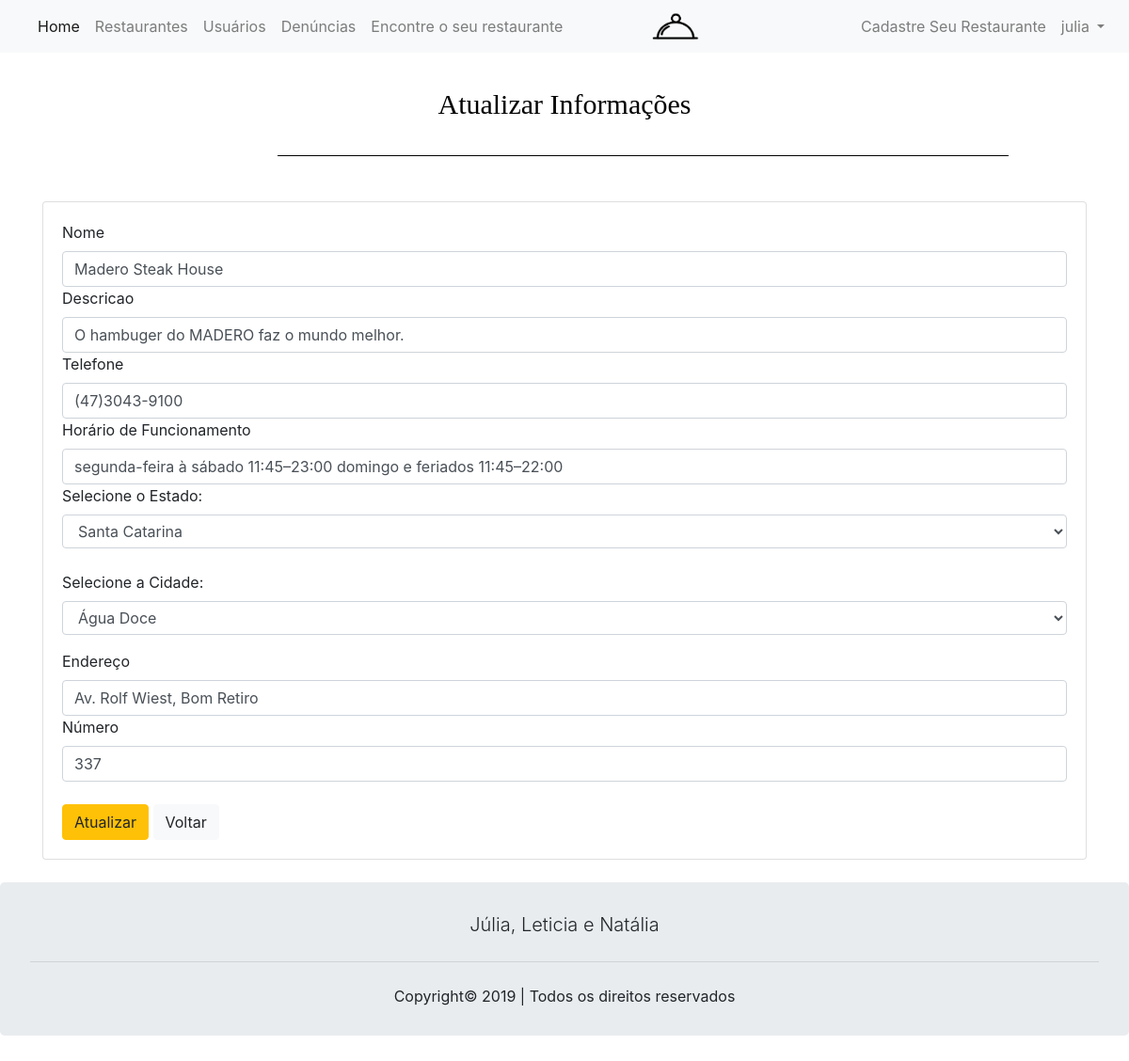
The page /update_restaurante.php?id_rest=1 (signed in) on the database as committed earlier.
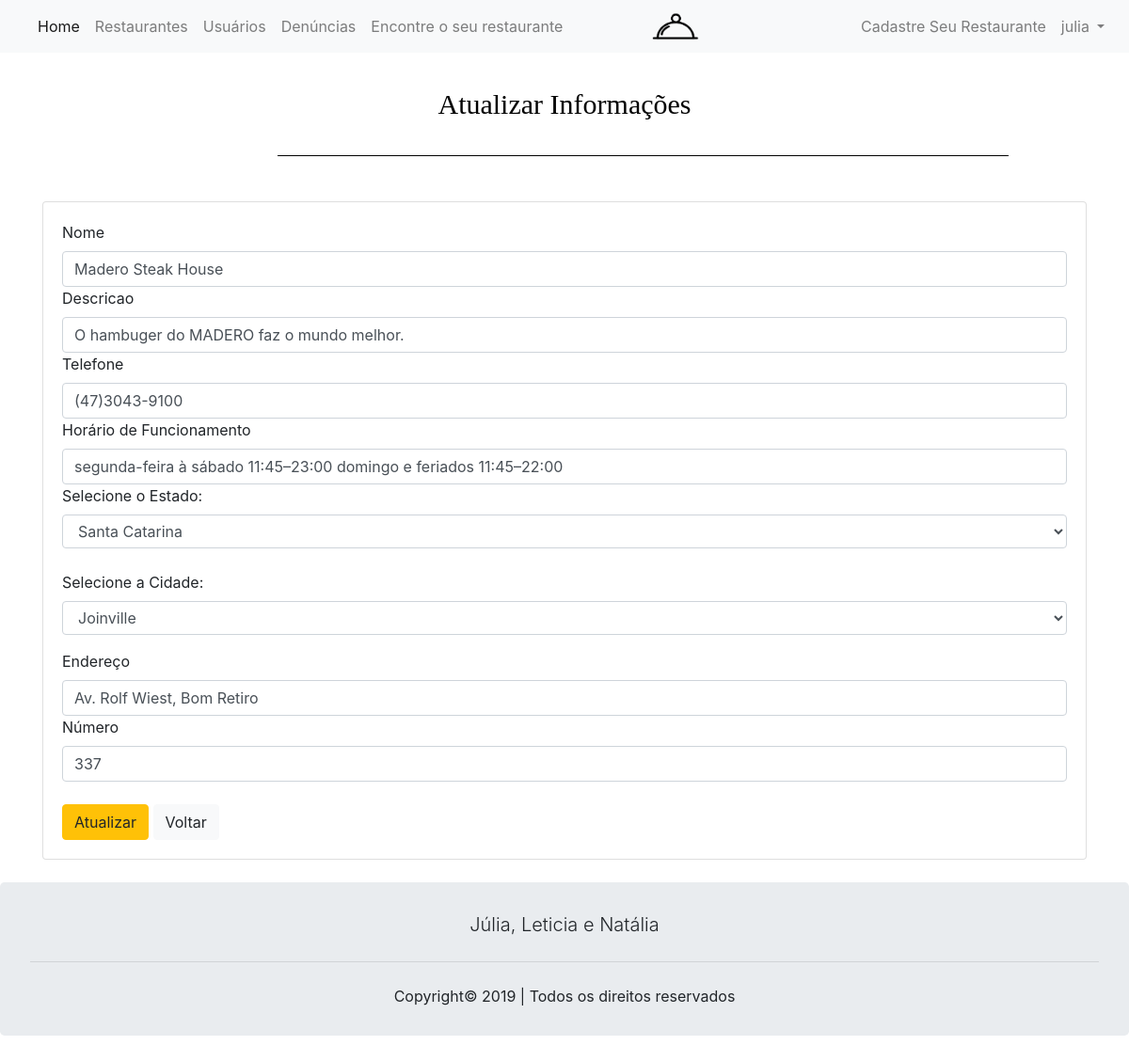
The same page on the database as committed later.
### tables this page shows
CREATE TABLE `restaurante` (
  `id_rest` int(80) NOT NULL,
  `nome` varchar(100) NOT NULL,
  `descricao` varchar(800) NOT NULL,
  `telefone` varchar(255) NOT NULL,
  `horario_funcionamento` char(100) NOT NULL,
  `estado` varchar(2) NOT NULL,
  `preco` varchar(15) NOT NULL,
  `endereco` varchar(100) NOT NULL,
  `numero` int(100) NOT NULL,
  `cidade` varchar(200) NOT NULL,
  `usuario_id_user` int(11) NOT NULL
);

### update_restaurante.php (the view, shortened to what the changed rows need)
<?php
$id_rest = null;
if ( !empty($_GET['id_rest']))
{
  $id_rest = $_REQUEST['id_rest'];
}
if ( !empty($_POST)){
  $nomeErro = null;
  $descricaoErro = null;
  $telefoneErro = null;
  $horario_funcionamentoErro = null;
  $estadoErro = null;
  $cidadeErro = null;
  $enderecoErro = null;
  $numeroErro = null;
  $nome = $_POST['nome'];
  $descricao = $_POST['descricao'];
  $telefone = $_POST['telefone'];
  $horario_funcionamento = $_POST['horario_funcionamento'];
  $estado = $_POST['estado'];
  $cidade = $_POST['cidade'];
  $endereco = $_POST['endereco'];
  $numero = $_POST['numero'];
  $validacao = true;
  if (empty($nome))
  {
    $nomeErro = 'Por favor digite o nome!';
    $validacao = false;
}
if (empty($descricao))
{
    $descricaoErro = 'Por favor digite a descricao!';
    $validacao = false;
}
if ( !filter_var($telefone) )
{
    $telefoneErro = 'Por favor digite um telefone válido!';
    $validacao = false;
}
if (empty($horario_funcionamento))
{
    $horario_funcionamentoErro = 'Por favor digite o horrário de funcionamento!';
    $validacao = false;
}
if (empty($estado))
{
    $estadoErro = 'Por favor digite o estado!';
    $validacao = false;
}
if (empty($cidade))
{
    $cidadeErro = 'Por favor selecione a cidade!';
    $validacao = false;
}
if (empty($endereco))
{
    $enderecoErro = 'Por favor preencha o campo de endereço!';
    $validacao = false;
}
if (empty($numero))
{
    $numeroErro = 'Por favor preencha o número do restaurante!';
    $validacao = false;
}
if ($validacao)
{
    $pdo = Banco::conectar();
    $pdo->setAttribute(PDO::ATTR_ERRMODE, PDO::ERRMODE_EXCEPTION);
    $sql = "UPDATE restaurante set nome = ?, descricao = ?, telefone = ?, horario_funcionamento = ?, estado = ?, cidade = ?, endereco = ?, numero = ? WHERE id_rest = ?";
    $q = $pdo->prepare($sql);
    $q->execute(array($nome,$descricao,$telefone,$horario_funcionamento,$estado,$cidade,$endereco,$numero,$id_rest));
    Banco::desconectar();
    header("Location: buscar_restaurantes.php");
}
}
else
{
    $pdo = Banco::conectar();
    $pdo->setAttribute(PDO::ATTR_ERRMODE, PDO::ERRMODE_EXCEPTION);
    $sql = "SELECT * FROM restaurante where id_rest = ?";
    $q = $pdo->prepare($sql);
    $q->execute(array($id_rest));
    $data = $q->fetch(PDO::FETCH_ASSOC);
    $nome = $data['nome'];
    $descricao = $data['descricao'];
    $telefone = $data['telefone'];
    $horario_funcionamento = $data['horario_funcionamento'];
    $estado = $data['estado'];
    $cidade = $data['cidade'];
    $endereco = $data['endereco'];
    $numero = $data['numero'];
}
?>
<!DOCTYPE html>
<html lang="pt-br">
<head>
    <link rel="stylesheet" href="assets/css/bootstrap.min.css">
</head>
<br>
<body>
    <div class="container">
  <div class="span10 offset1">
     <div class="card">
        <div class="card-body">
            <form class="form-horizontal" action="./update_restaurante.php?id_rest=<?php echo $id_rest?>" method="post">
                <div class="control-group <?php echo !empty($nomeErro)?'error':'';?>">
                    <div class="controls">
                        <input name="nome" class="form-control" size="50" type="text" placeholder="Nome" value="<?php echo !empty($nome)?$nome:'';?>">
                    </div>
                </div>
                <div class="control-group <?php echo !empty($descricaoErro)?'error':'';?>">
                    <div class="controls">
                        <input name="descricao" class="form-control" size="50" type="text" placeholder="Descreva o restaurante" value="<?php echo !empty($descricao)?$descricao:'';?>">
                    </div>
                </div>
                <div class="control-group <?php echo !empty($telefoneErro)?'error':'';?>">
                    <div class="controls">
                        <input name="telefone" class="form-control" size="30" type="text" placeholder="Telefone" value="<?php echo !empty($telefone)?$telefone:'';?>">
                    </div>
                </div>
                <div class="control-group <?php echo !empty($horario_funcionamentoErro)?'error':'';?>">
                    <div class="controls">
                        <input name="horario_funcionamento" class="form-control" size="30" type="text" placeholder="Digite aqui" value="<?php echo !empty($horario_funcionamento)?$horario_funcionamento:'';?>">
                    </div>
                </div>
                <div class="form-group">
                    <div class="col-lg-20">
                        <label for="select" class="control-label">Selecione o Estado:</label>
                        <select id="estado" name="estado" class="form-control" value="<?php echo $estado;?>"></select>
                        <br>
                        <label for="select" class="control-label">Selecione a Cidade:</label>
                        <select id="cidade" name="cidade" class="form-control" value="<?php echo $cidade;?>"></select>
                    </div>
                </div>
            </body>
<div class="control-group <?php echo !empty($enderecoErro)?'error':'';?>">
    <div class="controls">
        <input name="endereco" class="form-control" size="80" type="text" placeholder="Endereço" value="<?php echo !empty($endereco)?$endereco:'';?>">
    </div>
</div>
<div class="control-group <?php echo !empty($numeroErro)?'error':'';?>">
    <div class="controls">
        <input name="numero" class="form-control" size="80" type="text" placeholder="numero" value="<?php echo !empty($numero)?$numero:'';?>">
    </div>
</div>
<br/>
</body>
</html>
<?php
include "rodape.php";
?>

Rows that differ between the two databases and show on the page:
changed restaurante "Madero Steak House": cidade "Água Doce" → "Joinville"
